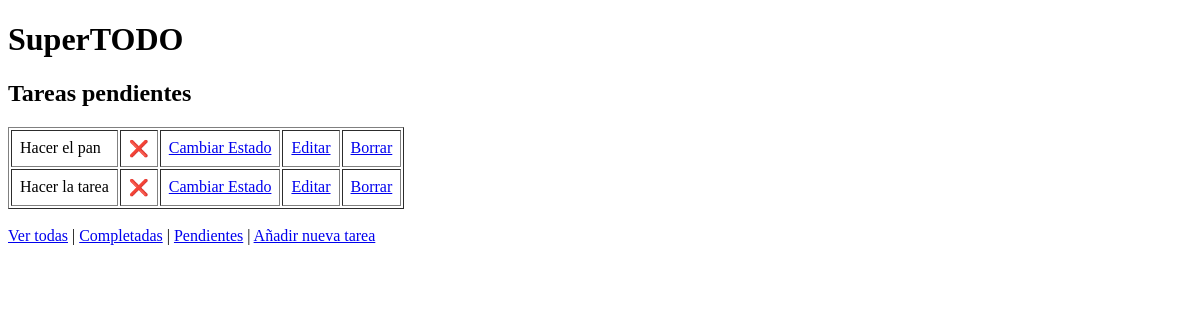
The page /tasks/pending/ on the database as committed earlier.
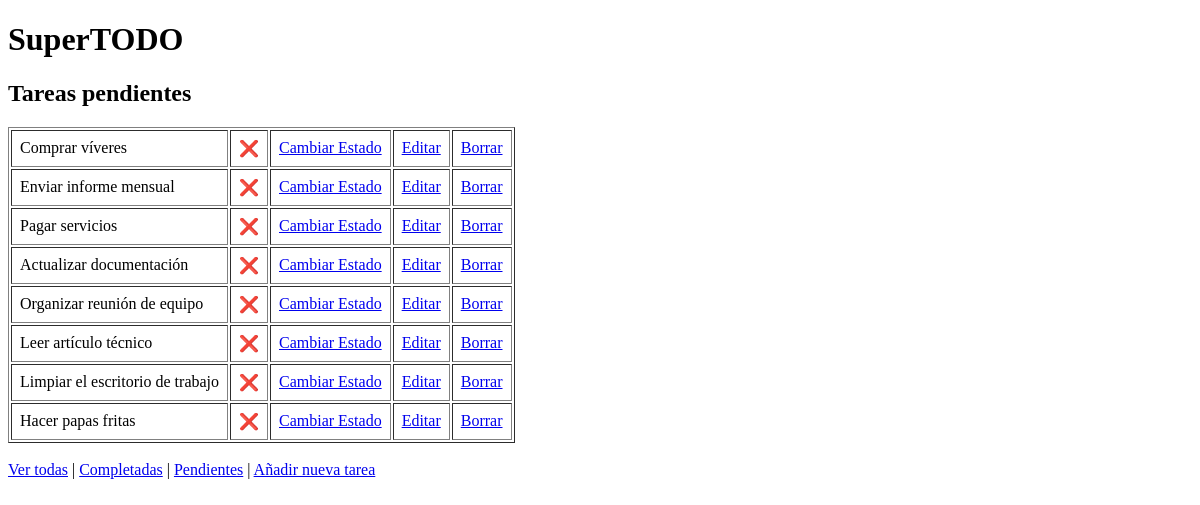
The same page on the database as committed later.
### tasks/models.py (models this page shows, shortened)
class Task(models.Model):
    name = models.CharField(max_length=100)
    description = models.TextField(blank=True)
    slug = models.SlugField(unique=True)
    completed = models.BooleanField(default=False)
    created_at = models.DateTimeField(auto_now_add=True)
    updated_at = models.DateTimeField(auto_now=True)

### tasks/views.py (the view)
# urls.py: path('pending/', views.task_list_pending, name='task-list-pending'),
def task_list_pending(request):
    tasks = Task.objects.filter(completed=False)
    return render(request, 'tasks/task/pending.html', {'tasks': tasks})

### tasks/templates/tasks/task/pending.html
{% extends "base.html" %}
{% load static %}
{% block content %}
  {% include "header.html" with subtitle="Tareas pendientes" %}
    <table border="1" cellpadding="8">
        {% for task in tasks %}
          <tr>
            <td>{{ task.name }}</td>
            <td>
              ❌
            </td>
            <td>
              <a href="{% url 'tasks:toogle-task' task.slug %}">Cambiar Estado</a>
            </td>
            <td>
              <a href="{% url 'tasks:edit-task' task.slug %}">Editar</a>
            </td>
            <td>
              <a href="{% url 'tasks:delete-task' task.slug %}">Borrar</a>
            </td>
          </tr>
        {% empty %}
        <p>Nada que hacer. ¡Enhorabuena!</p>
        {% endfor %}
    </table>
  <br>
  <div>
    <a href="{% url 'tasks:task-list' %}">Ver todas</a> |
    <a href="{% url 'tasks:task-list-completed' %}">Completadas</a> |
    <a href="{% url 'tasks:task-list-pending' %}">Pendientes</a> |
    <a href="{% url 'tasks:add-task' %}">Añadir nueva tarea</a>
  </div>
{% endblock %}

Rows that differ between the two databases and show on the page:
removed Task: name "Hacer el pan"
no longer on this page (row edited): Task: name "Hacer la tarea"
added Task: name "Comprar víveres"
added Task: name "Enviar informe mensual"
added Task: name "Pagar servicios"
added Task: name "Actualizar documentación"
added Task: name "Organizar reunión de equipo"
added Task: name "Leer artículo técnico"
added Task: name "Limpiar el escritorio de trabajo"
added Task: name "Hacer papas fritas"
